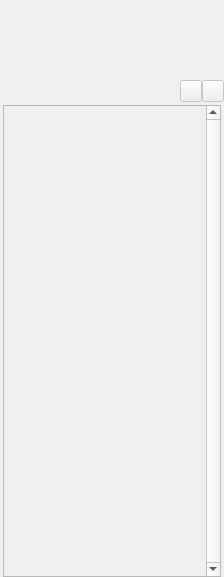
<?xml version="1.0" encoding="UTF-8"?>
<ui version="4.0">
 <class>LayerPanel</class>
 <widget class="QWidget" name="LayerPanel">
  <property name="geometry">
   <rect>
    <x>0</x>
    <y>0</y>
    <width>224</width>
    <height>577</height>
   </rect>
  </property>
  <property name="sizePolicy">
   <sizepolicy hsizetype="Minimum" vsizetype="Preferred">
    <horstretch>0</horstretch>
    <verstretch>1</verstretch>
   </sizepolicy>
  </property>
  <property name="minimumSize">
   <size>
    <width>100</width>
    <height>0</height>
   </size>
  </property>
  <property name="baseSize">
   <size>
    <width>200</width>
    <height>577</height>
   </size>
  </property>
  <property name="acceptDrops">
   <bool>true</bool>
  </property>
  <property name="windowTitle">
   <string>Form</string>
  </property>
  <property name="styleSheet">
   <string notr="true"/>
  </property>
  <layout class="QVBoxLayout" name="verticalLayout" stretch="0,0,0,1">
   <property name="spacing">
    <number>0</number>
   </property>
   <property name="leftMargin">
    <number>0</number>
   </property>
   <property name="topMargin">
    <number>0</number>
   </property>
   <property name="rightMargin">
    <number>0</number>
   </property>
   <property name="bottomMargin">
    <number>0</number>
   </property>
   <item>
    <widget class="QWidget" name="layerSettings" native="true">
     <property name="minimumSize">
      <size>
       <width>160</width>
       <height>80</height>
      </size>
     </property>
    </widget>
   </item>
   <item>
    <layout class="QHBoxLayout" name="layerSettingsLayout" stretch="1,0">
     <property name="spacing">
      <number>0</number>
     </property>
     <item>
      <spacer name="horizontalSpacer3">
       <property name="orientation">
        <enum>Qt::Orientation::Horizontal</enum>
       </property>
       <property name="sizeHint" stdset="0">
        <size>
         <width>136</width>
         <height>20</height>
        </size>
       </property>
      </spacer>
     </item>
     <item>
      <layout class="QHBoxLayout" name="horizontalLayout">
       <property name="spacing">
        <number>0</number>
       </property>
       <item>
        <widget class="QPushButton" name="newLayerButton">
         <property name="enabled">
          <bool>false</bool>
         </property>
         <property name="sizePolicy">
          <sizepolicy hsizetype="Fixed" vsizetype="Fixed">
           <horstretch>0</horstretch>
           <verstretch>0</verstretch>
          </sizepolicy>
         </property>
         <property name="minimumSize">
          <size>
           <width>22</width>
           <height>22</height>
          </size>
         </property>
         <property name="maximumSize">
          <size>
           <width>22</width>
           <height>22</height>
          </size>
         </property>
         <property name="text">
          <string/>
         </property>
         <property name="icon">
          <iconset resource="../resource/image/icons.qrc">
           <normaloff>:/layer_new.png</normaloff>:/layer_new.png</iconset>
         </property>
         <property name="iconSize">
          <size>
           <width>18</width>
           <height>18</height>
          </size>
         </property>
        </widget>
       </item>
       <item>
        <widget class="QPushButton" name="removeLayerButton">
         <property name="enabled">
          <bool>false</bool>
         </property>
         <property name="sizePolicy">
          <sizepolicy hsizetype="Fixed" vsizetype="Fixed">
           <horstretch>0</horstretch>
           <verstretch>0</verstretch>
          </sizepolicy>
         </property>
         <property name="minimumSize">
          <size>
           <width>22</width>
           <height>22</height>
          </size>
         </property>
         <property name="maximumSize">
          <size>
           <width>22</width>
           <height>22</height>
          </size>
         </property>
         <property name="text">
          <string/>
         </property>
         <property name="icon">
          <iconset resource="../resource/image/icons.qrc">
           <normaloff>:/layer_delete.png</normaloff>:/layer_delete.png</iconset>
         </property>
         <property name="iconSize">
          <size>
           <width>18</width>
           <height>18</height>
          </size>
         </property>
        </widget>
       </item>
      </layout>
     </item>
    </layout>
   </item>
   <item>
    <spacer name="verticalSpacer_4">
     <property name="orientation">
      <enum>Qt::Orientation::Vertical</enum>
     </property>
     <property name="sizeType">
      <enum>QSizePolicy::Policy::Fixed</enum>
     </property>
     <property name="sizeHint" stdset="0">
      <size>
       <width>20</width>
       <height>3</height>
      </size>
     </property>
    </spacer>
   </item>
   <item>
    <layout class="QHBoxLayout" name="itemScrollAreaLayout" stretch="0,1,0">
     <property name="spacing">
      <number>0</number>
     </property>
     <item>
      <spacer name="horizontalSpacer2">
       <property name="orientation">
        <enum>Qt::Orientation::Horizontal</enum>
       </property>
       <property name="sizeType">
        <enum>QSizePolicy::Policy::Fixed</enum>
       </property>
       <property name="sizeHint" stdset="0">
        <size>
         <width>3</width>
         <height>17</height>
        </size>
       </property>
      </spacer>
     </item>
     <item>
      <widget class="QScrollArea" name="scrollArea">
       <property name="sizePolicy">
        <sizepolicy hsizetype="Expanding" vsizetype="Preferred">
         <horstretch>0</horstretch>
         <verstretch>0</verstretch>
        </sizepolicy>
       </property>
       <property name="minimumSize">
        <size>
         <width>140</width>
         <height>0</height>
        </size>
       </property>
       <property name="styleSheet">
        <string notr="true"/>
       </property>
       <property name="verticalScrollBarPolicy">
        <enum>Qt::ScrollBarPolicy::ScrollBarAlwaysOn</enum>
       </property>
       <property name="widgetResizable">
        <bool>true</bool>
       </property>
       <widget class="QWidget" name="scrollAreaWidgetContents_2">
        <property name="enabled">
         <bool>true</bool>
        </property>
        <property name="geometry">
         <rect>
          <x>0</x>
          <y>0</y>
          <width>200</width>
          <height>464</height>
         </rect>
        </property>
        <property name="minimumSize">
         <size>
          <width>140</width>
          <height>0</height>
         </size>
        </property>
        <property name="styleSheet">
         <string notr="true">QWidget#scrollAreaWidgetContents_2
{
	border-top-left-radius: 5px;
	border-bottom-left-radius: 5px;
	background-color: transparent;
}</string>
        </property>
        <layout class="QGridLayout" name="gridLayout">
         <property name="leftMargin">
          <number>0</number>
         </property>
         <property name="topMargin">
          <number>0</number>
         </property>
         <property name="rightMargin">
          <number>0</number>
         </property>
         <property name="bottomMargin">
          <number>0</number>
         </property>
         <property name="spacing">
          <number>0</number>
         </property>
         <item row="0" column="0">
          <widget class="QWidget" name="itemBackground" native="true">
           <property name="enabled">
            <bool>true</bool>
           </property>
           <property name="minimumSize">
            <size>
             <width>140</width>
             <height>0</height>
            </size>
           </property>
           <property name="styleSheet">
            <string notr="true">QWidget#itemBackground
{
	background-color: transparent;
}</string>
           </property>
           <layout class="QVBoxLayout" name="verticalLayout_2">
            <property name="spacing">
             <number>0</number>
            </property>
            <property name="leftMargin">
             <number>0</number>
            </property>
            <property name="topMargin">
             <number>0</number>
            </property>
            <property name="rightMargin">
             <number>0</number>
            </property>
            <property name="bottomMargin">
             <number>0</number>
            </property>
            <item>
             <layout class="QVBoxLayout" name="itemLayout">
              <property name="spacing">
               <number>0</number>
              </property>
             </layout>
            </item>
            <item>
             <spacer name="verticalSpacer_3">
              <property name="orientation">
               <enum>Qt::Orientation::Vertical</enum>
              </property>
              <property name="sizeHint" stdset="0">
               <size>
                <width>20</width>
                <height>800</height>
               </size>
              </property>
             </spacer>
            </item>
           </layout>
          </widget>
         </item>
        </layout>
       </widget>
      </widget>
     </item>
     <item>
      <spacer name="horizontalSpacer1">
       <property name="orientation">
        <enum>Qt::Orientation::Horizontal</enum>
       </property>
       <property name="sizeType">
        <enum>QSizePolicy::Policy::Fixed</enum>
       </property>
       <property name="sizeHint" stdset="0">
        <size>
         <width>3</width>
         <height>17</height>
        </size>
       </property>
      </spacer>
     </item>
    </layout>
   </item>
  </layout>
 </widget>
 <resources>
  <include location="../resource/image/icons.qrc"/>
 </resources>
 <connections/>
</ui>
